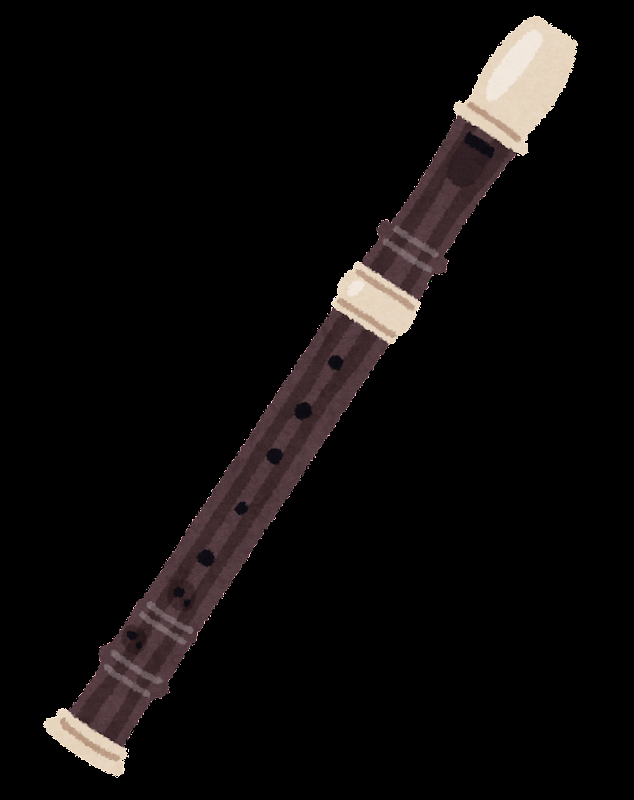
#> input picture test/fue.png, 634 x 800 px, found by its file name
$ python rotate.py
#> lines starting #> are read from the running program, lines starting #| are printed output that depends on the picture
import cv2

img = cv2.imread("test/fue.png")
#> img is the input picture: shape (800, 634, 3); mean B, G, R 11, 11.3, 13.8

height, width = img.shape[:2]
#> height = 800; width = 634
center = (width/2, height/2)
#> center = (317, 400)

#アフィン変換行列を作成する
rotate_matrix = cv2.getRotationMatrix2D(center=center, angle=33, scale=1)

rotated_image = cv2.warpAffine(src=img, M=rotate_matrix, dsize=(width, height))
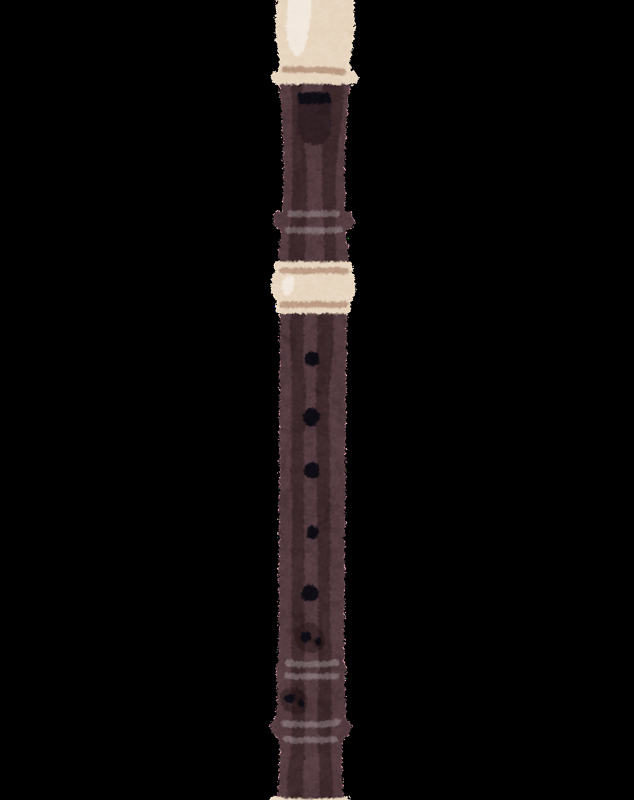
#> rotated_image: shape (800, 634, 3); mean B, G, R 9, 9.1, 11.4

cv2.imwrite('rotated_fue.png', rotated_image)
